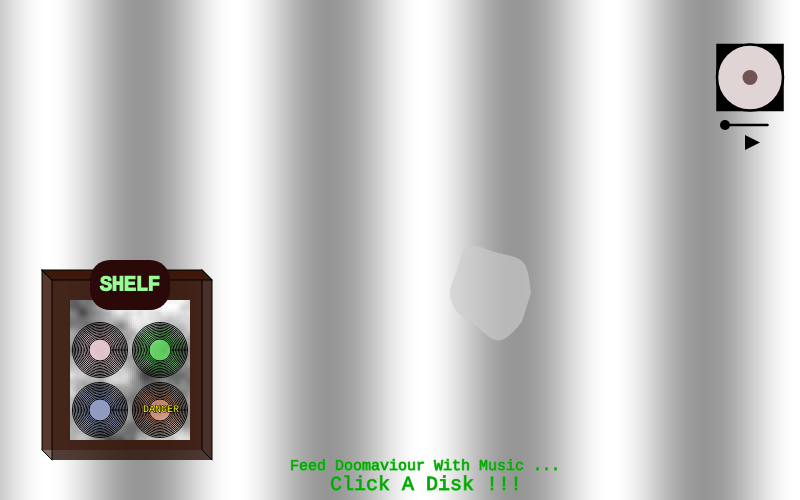
Frame 1 (no input)
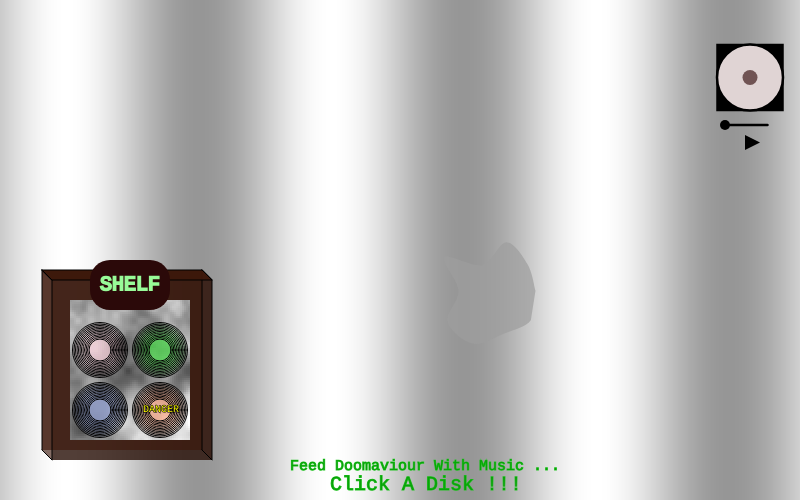
Frame 60 (no input)
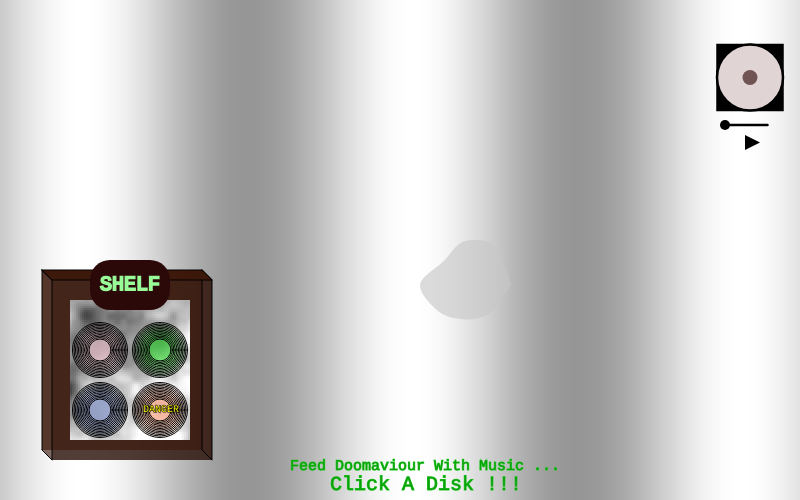
Frame 120 (the mouse pressed at the canvas centre since frame 60)

The p5.js sketch that drew these frames (run headless with seeded random() and noise() and a simulated clock; from frame 60 on, the mouse is pressed at the canvas centre):

// p5.js sketch
// ── sketch.js
let magicShelf;
let playerColor = "rgb(224,212,212)";
let xArrayNote1 = [];
let xArrayNote2 = [];
let yArrayNote1 = [];
let yArrayNote2 = [];
let yArrayNote3 = [];
let xArrayNote3 = [];
let xArrayD = [];
let yArrayD = [];
let randomArray = [];
let note1Num, note2Num, note3Num;
let rectSize = 30;
let brightness;
let disk4Count = 0;
let disk = 0;
let ampA = 0.5;
let arect = 35;
let c1X = 725;
let c2X = 725;
let c3X = 725;
let c4X = 725;
let squarelocX = 400;
let xSpeed = 5;
let squarelocY = 250;
let ySpeed = 1;
let xOffset, yOffset;
let speed = 0.005;
let bgColor = 255;
function setup() {
  xOffset = random(1000);
  yOffset = random(1000);
 createCanvas(800, 500);
 // cnv.parent("p5-canvas-container");
  for (let i = 0; i < 60; i++) {
    randomArray.push(random(0, 5));
  }
}

function draw() {
  background(bgColor);
  if (disk == 0) {
    //background changing
    noStroke();
    for (let xBg = 0; xBg < width; xBg++) {
      let freq = xBg * 0.05 * noise(sin(frameCount * 0.005));
      let sinValue = sin(freq);
      let brightness = map(sinValue, -1, 1, 150, 255);
      fill(brightness);
      rect(xBg, 0, 1, height);
    }
    // color and moving of the creature
    noStroke();
    let sinValue = map(sin(frameCount * 0.025), -1, 1, 0, 1);
    from = color("rgba(255,255,255,0.52)");
    to = color("#9E9E9EB5");
    creatureColor = lerpColor(from, to, sinValue);
    fill(creatureColor);
    let r = 90;
    let x0 = 0.2 * noise(xOffset) * width;
    let y0 = 0.2 * noise(yOffset) * height;
    drawDoomaD(width / 2 + x0, height / 2 + y0, 90, 10, 0.01);
    xOffset += speed;
    yOffset += speed;
  }
  drawShelfandRecord(20, 250, 700, 100);
  if (disk == 1) {
    magicShelf = "pink";
    note1ColorMain = "#A8F4FB82";
    note1ColorMinor = "#FBF5F596";
    note2ColorMain = "#F97BF0";
    note2ColorMinor = "#F4E7E7A3";
    bgColor = "#EFE8B0C9";
    r = 80;
    //draw note
    for (let i = 0; i < note1Num; i++) {
      drawNote1(xArrayNote1[i], yArrayNote1[i]);
    }
    for (let i = 0; i < xArrayNote1.length; i++) {
      xArrayNote1[i] += 0.5;
      yArrayNote1[i] += ampA * sin(frameCount * 0.05);
    }
    for (let i = 0; i < note2Num; i++) {
      drawNote2(xArrayNote2[i], yArrayNote2[i]);
    }
    for (let i = 0; i < xArrayNote2.length; i++) {
      xArrayNote2[i] += 0.5;
      yArrayNote2[i] += ampA * sin(frameCount * 0.03);
    }
    //creature color
    let sinValue = map(sin(frameCount * 0.1), -1, 1, 0, 1);
    from = color("#F97BF0");
    to = color("#A8F4FB82");
    creatureColor = lerpColor(from, to, sinValue);
    fill(creatureColor);
    //creature moving
    let x1 = 0.25 * noise(xOffset) * width;
    let y1 = 0.25 * noise(yOffset) * height;
    drawDoomaD(width / 2 + x1, height / 2 + y1, 90, 10, 0.1);
    drawCompanionA(width / 2 + x1, height / 2 + y1);
    xOffset += speed;
    yOffset += speed;
    //record player working
    push();
    if (c1X < 770) {
      c1X += 0.1;
    } else {
      c1X = 725;
    }
    fill(0);
    circle(c1X, 125, 10);
    pop();
    // corresponding record appear in player
    for (let dia = 55; dia > 20; dia -= 3) {
      stroke("black");
      strokeWeight(1);
      fill("#F6C7D719"); //A
      circle(750, 78, dia);
    }
    fill(0);
    triangle(95, 342, 95, 358, 108, 350);
  }
  if (disk == 2) {
    note1ColorMain = "#37E23E";
    note1ColorMinor = "#37E23E";
    note2ColorMain = "#EE463A";
    note2ColorMinor = "#EE463A";
    let sinValue = map(sin(frameCount * 0.1), -1, 1, 0, 1);
    from = color("#2A852E7F");
    to = color("#003803");
    bgColor = lerpColor(from, to, sinValue);

    //draw note
    for (let i = 0; i < note3Num; i++) {
      drawNote3(xArrayNote3[i], yArrayNote3[i]);
    }
    for (let i = 0; i < xArrayNote3.length; i++) {
      let noteWave = noise(frameCount * 0.1 + i);
      let moving = map(noteWave, 0, 1, -1, 1);
      xArrayNote3[i] += 0.5;
      yArrayNote3[i] += moving;
    }
    //creature
    squarelocX = squarelocX + xSpeed;
    squarelocY = squarelocY + ySpeed;
    if (squarelocX < 0 + 300 || squarelocX > width - 300) {
      xSpeed = -xSpeed;
    }
    if (squarelocY < 0 + 350 || squarelocY > height - 350) {
      ySpeed = -ySpeed;
    }
    push();
    translate(squarelocX, squarelocY);
    for (let i = 0; i < 380; i++) {
      let x2 = random(310, 350) * abs(0.5 * cos(frameCount * 0.01));
      let y2 = random(150, 200) * abs(sin(frameCount * 0.01));
      let angle = random(0, 45);
      push();
      translate(x2, y2);
      rotate(angle);
      angle += 0.2;
      let sinValue = map(sin(frameCount * 0.1), -1, 1, 0, 1);
      from = color("#37E23E");
      to = color("#EE463A");
      creatureColor = lerpColor(from, to, sinValue);
      fill(creatureColor);
      noStroke();
      rect(-15, -15, arect, arect);
      pop();
    }
    pop();
    //record player working
    push();
    if (c2X < 770) {
      c2X += 0.1;
    } else {
      c2X = 725;
    }
    fill(0);
    circle(c2X, 125, 10);

    pop();
    //corresponding record appear
    for (dia = 55; dia > 20; dia -= 3) {
      stroke("black");
      strokeWeight(1);
      fill("rgba(72,245,72,0.07)"); //B
      circle(750, 78, dia);
    }
    fill(0);
    triangle(155, 342, 155, 358, 168, 350);
  }
  if (disk == 3) {
    //call all color
    note1ColorMain = "#687C85";
    note1ColorMinor = "#687C85";
    note2ColorMain = "#687C85";
    note2ColorMinor = "#687C85";
    let sinValue = map(sin(frameCount * 0.01), -1, 1, 0, 1);
    from = color("#111632");
    to = color("#696E8C82");
    creatureColor = lerpColor(from, to, sinValue);
    bgColor = "#79A2B5EA";
    let x3 = 0.25 * noise(xOffset) * width;
    let y3 = 0.25 * noise(yOffset) * height;
    //creature
    noStroke();
    fill(creatureColor);
    drawDoomaD(width / 2 + x3, height / 2 + y3, 100, 55, 0.005);
    xOffset += speed;
    yOffset += speed;
    //note
    for (let i = 0; i < note2Num; i++) {
      drawNote2(xArrayNote2[i], yArrayNote2[i]);
    }
    for (let i = 0; i < xArrayNote2.length; i++) {
      xArrayNote2[i] += 0.5;
      yArrayNote2[i] += 0.1 * sin(frameCount * 0.01);
    }
    for (let i = 0; i < note1Num; i++) {
      drawNote1(xArrayNote1[i], yArrayNote1[i]);
    }
    for (let i = 0; i < xArrayNote1.length; i++) {
      xArrayNote1[i] += 0.5;
      yArrayNote1[i] += 0.2 * sin(frameCount * 0.01);
    }
    //record player moving
    push();
    if (c3X < 770) {
      c3X += 0.1;
    } else {
      c3X = 725;
    }
    fill(0);
    circle(c3X, 125, 10);
    //corresponding record appear
    pop();
    for (let dia = 55; dia > 20; dia -= 3) {
      stroke("black");
      strokeWeight(1);
      fill("#969ECA2B"); //C
      circle(750, 78, dia);
    }
    // play button
    fill(0);
    triangle(95, 402, 95, 418, 108, 410);
  }
  if (disk == 4) {
    disk4Count += 1;
    noStroke();
    for (let y = 0; y < height; y += rectSize) {
      for (let x = 0; x < width; x += rectSize) {
        fill(random(240, 255), random(240, 255), random(240, 255));
        rect(x, y, rectSize, rectSize);
      }
    }
    push();
    if (c4X < 770) {
      c4X += 0.1;
    } else {
      c4X = 725;
    }
    fill(0);
    circle(c4X, 125, 10);
    drawShelfandRecord(20, 250, 700, 100);

    for (let dia = 55; dia > 20; dia -= 3) {
      stroke("black");
      strokeWeight(1);
      fill("#F79D8116"); //D
      circle(750, 78, dia);
    }
    fill(0);
    triangle(155, 402, 155, 418, 168, 410);
    //分散效果
    let directionX = [1, -1, 0, 0, 1];
    let directionY = [0, 0, 1, -1, 1];
    for (let i = 0; i < 5; i++) {
      let xD = 2*width / 3 + directionX[i] * disk4Count * 0.8;
      let yD = 2*height / 3+ directionY[i] * disk4Count * 0.8;
      push();
      translate(xD, yD);
      transparencyD = 200;
      let sinValue = map(sin(frameCount * 0.025), -1, 1, 0, 1);
      from = color("rgba(255,255,255,0.52)");
      to = color("#9E9E9EB5");
      creatureColor = lerpColor(from, to, sinValue);
      fill(creatureColor);
      drawDoomaD(0, 0, 50, 10, 0.01);
      pop();
    }
  } else {
    disk4Count = 0;
  }
}

function mouseClicked() {
  let mouseDist1 = dist(mouseX, mouseY, 100, 350);
  let mouseDist2 = dist(mouseX, mouseY, 160, 350);
  let mouseDist3 = dist(mouseX, mouseY, 100, 410);
  let mouseDist4 = dist(mouseX, mouseY, 160, 410);

  if (mouseDist1 <= 22.5) {
    disk = 1;
    note1Num = floor(random(2, 4));
    for (let i = 0; i < note1Num; i++) {
      xArrayNote1[i] = random(200, 400);
      yArrayNote1[i] = random(100, 150);
    }
    note2Num = floor(random(1, 3));
    for (let i = 0; i < note2Num; i++) {
      xArrayNote2[i] = random(0, 200);
      yArrayNote2[i] = random(100, 150);
    }
  } else if (mouseDist2 <= 22.5) {
    disk = 2;

    note3Num = floor(random(5, 8));
    for (let i = 0; i < note3Num; i++) {
      xArrayNote3[i] = random(1, 800);
      yArrayNote3[i] = random(100, 200);
    }
  } else if (mouseDist3 <= 22.5) {
    disk = 3;
    note1Num = floor(random(1, 5));
    for (let i = 0; i < note1Num; i++) {
      xArrayNote1[i] = random(200, 600);
      yArrayNote1[i] = random(100, 150);
    }
    note2Num = floor(random(2, 5));
    for (let i = 0; i < note2Num; i++) {
      xArrayNote2[i] = random(width);
      yArrayNote2[i] = random(100, 200);
    }
  } else if (mouseDist4 <= 22.5) {
    disk = 4;
    startX = width / 2;
    startY = height / 2;
  }
}

function drawNote1(x, y) {
  push();
  translate(x, y);
  stroke(note1ColorMain);
  line(6, 0 - 30, 6, 0);
  strokeWeight(2);
  stroke(note1ColorMinor);
  line(6, 0 - 30, 6, 0);
  fill(note1ColorMain);
  stroke(note1ColorMinor);
  ellipse(0, 0, 20, 10);
  circle(15, 0, 5);

  pop();
}
function drawNote2(x, y) {
  push();
  translate(x, y);

  stroke(note2ColorMain);
  line(5, 0 - 30, 5, 0);
  line(5 + 30, 0 - 30, 5 + 30, 0);
  line(5, 0 - 30, 5 + 30, 0 - 30);
  strokeWeight(3);
  stroke(note2ColorMinor);
  line(5, 0 - 30, 5, 0);
  line(5 + 30, 0 - 30, 5 + 30, 0);
  line(5, 0 - 30, 5 + 30, 0 - 30);

  stroke(note2ColorMinor);
  fill(note2ColorMain);
  ellipse(0, 0, 20, 10);
  ellipse(0 + 30, 0, 20, 10);

  pop();
}
function drawNote3(x, y) {
  push();
  translate(x, y);
  strokeWeight(3);
  line(0, 0, 0, 52);
  beginShape();
  noFill();
  curveVertex(0, 27);
  curveVertex(0, 27);
  curveVertex(9, 22);
  curveVertex(11, 38);
  curveVertex(0, 52);
  curveVertex(0, 52);
  endShape();
  pop();
}
function drawDoomaD(xDM, yDM, r, coordinateNum, freqDM) {
  push();
  translate(xDM, yDM);
  noStroke();

  beginShape();

  for (let i = 0; i < coordinateNum; i++) {
    curveVertex(
      r *
        noise(frameCount * freqDM + randomArray[i]) *
        cos((2 * PI * i) / coordinateNum),
      r *
        noise(frameCount * freqDM + randomArray[i]) *
        sin((2 * PI * i) / coordinateNum)
    );
  }

  endShape(CLOSE);
  pop();
}
function drawCompanionA(xCA, yCA) {
  push();
  translate(xCA, yCA);
  let sinValue = map(sin(frameCount * 0.1), -1, 1, 0, 1);
  from = color("#F97BF0");
  to = color("#A8F4FB82");
  companionColor = lerpColor(from, to, sinValue);

  let freq1 = frameCount * 0.05;
  let amp1 = 70;
  let sinValue1 = sin(freq1) * amp1;
  let cosValue1 = cos(freq1) * amp1;
  fill(companionColor);

  let xA0 = cosValue1;
  let yA0 = sinValue1;
  noStroke();
  circle(xA0, yA0, 20);
  circle(xA0+15, yA0+15,10)
  

  let xA1 = 0;
  let yA1 = sinValue1;
  circle(xA1, yA1, 10);
  circle(xA1+30,yA1-5,10)

  let xA2 = cosValue1;
  let yA2 = 0;
  circle(xA2, yA2, 10);
  circle(xA2-15, yA2-15, 10);
  pop();
}
function drawShelfandRecord(xS, yS, xR, yR) {
  push();
  translate(xS, yS);

  fill("#291108CE");
  noStroke();
  rect(32, 30, 160, 180);
  fill("#3C170A9E");
  rect(22, 20, 160, 180);
  stroke(0);
  strokeWeight(1);
  quad(22, 20, 22, 200, 32, 210, 32, 30); //left side
  fill("#3C170A3D");
  quad(192, 30, 192, 210, 182, 200, 182, 20); //right side
  fill("#3C170AF9");
  quad(22, 20, 182, 20, 192, 30, 32, 30); //top

  line(32, 30, 22, 20);
  line(32, 210, 22, 200);
  line(192, 30, 182, 20);
  line(192, 210, 182, 200);
  fill("white");

  let squaredia = 2;
  for (let y0 = 50; y0 < 190; y0 += squaredia) {
    for (let x0 = 50; x0 < 170; x0 += squaredia) {
      let freq1 = x0 * 0.02 + frameCount * 0.01;
      let freq2 = y0 * 0.02 + frameCount * 0.01;
      let noiseValue = noise(freq1, freq2);

      let magicShelf = map(noiseValue, 0, 1, 0, 360);

      fill(magicShelf);
      noStroke();
      rect(x0, y0, squaredia, squaredia);
    }
  }
  //rect(50, 50, 120, 140);
  fill("rgb(43,9,9)");
  rect(70, 10, 80, 50, 20);

  //stroke("black");
  textSize(20);
  stroke("palegreen");
  strokeWeight(2);
  fill("palegreen");

  textFont("Courier New", 20);
  text("SHELF", 80, 40);
  fill("rgb(8,163,8)");
  strokeWeight(1);
  stroke("rgb(35,196,35)");
  textSize(15);
  text("Feed Doomaviour With Music ...", 270, 220);
  textSize(20);
  text("Click A Disk !!!", 310, 240);

  for (let dia = 55; dia > 20; dia -= 3) {
    stroke("black");
    strokeWeight(1);
    fill("#F6C7D719"); //A
    circle(80, 100, dia);
  }
  for (dia = 55; dia > 20; dia -= 3) {
    stroke("black");
    strokeWeight(1);
    fill("rgba(72,245,72,0.07)"); //B
    circle(140, 100, dia);
  }
  for (let dia = 55; dia > 20; dia -= 3) {
    stroke("black");
    strokeWeight(1);
    fill("#969ECA2B"); //C
    circle(80, 160, dia);
  }
  for (let dia = 55; dia > 20; dia -= 3) {
    stroke("black");
    strokeWeight(1);
    fill("#F79D8116"); //D
    circle(140, 160, dia);
  }
  textSize(10);
  fill("yellow");
  text("DANGER", 123, 162);
  pop(); //shelf end

  push(); //record player
  translate(xR, yR); //700,100
  scale(0.5);
  fill("black");
  noStroke();
  if (disk == 0) {
    circle(50, 50, 20);
    triangle(90, 70, 90, 100, 120, 85);
  } else {
    rect(85, 70, 7, 20);
    rect(105, 70, 7, 20);
  }
  stroke("black");
  strokeWeight(5);
  line(135, 50, 60, 50);
  fill("black");

  rect(35, -110, 130, 130);
  fill(playerColor);
  circle(100, -45, 132);
  noStroke();
  fill("rgb(112,83,83)");
  circle(100, -45, 30);
  pop();
}
